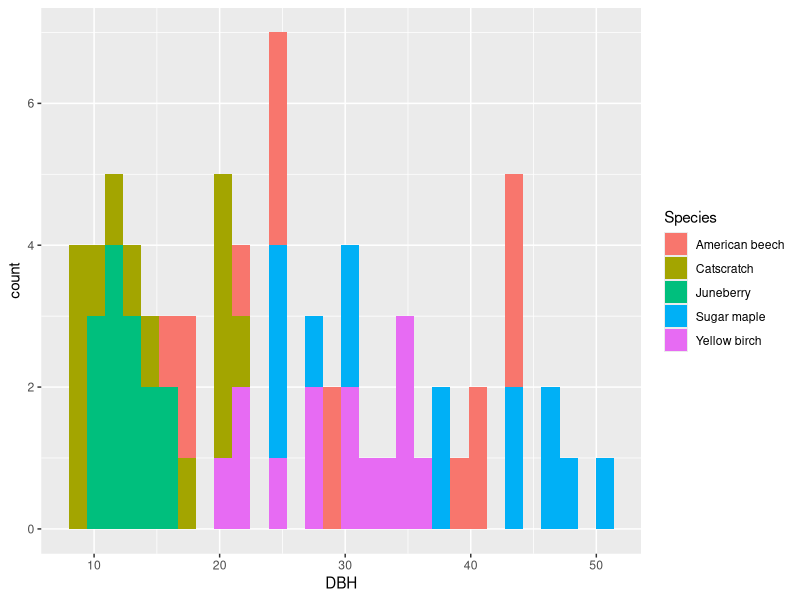

This chart was generated by the following R code:
## ---- chunk 1
rm(list = ls()) #clear R's environment
library(tidyverse)
library(here)

trees <- read.csv(here("Data/trees.csv"))
## ---- chunk 2
tree.mod <- aov(DBH ~ Species, data = trees)
summary(tree.mod)
## ---- chunk 3
unique(trees$Species)
## ---- chunk 4
#option 1
bad_maples <- which(trees$Species == "sugar maple" | trees$Species == "maple")

#option2 uses %in%

 maples <- c("maple",  "sugar maple") 

 bad_maples2 <- which(trees$Species %in% maples)
 
 #option3 also uses %in%
 
 bad_maples3 <- which(trees$Species %in% c("maple", "sugar maple"))
## ---- chunk 5
trees$Species[bad_maples] <- "Sugar maple"
unique(trees$Species)
## ---- chunk 6
fix_beech <- which(trees$Species == "Am. Beech" | trees$Species == "Beach")

trees$Species[fix_beech] <- "American beech"
unique(trees$Species)
## ---- chunk 7
fix_birch <- which(trees$Species %in% c("Y. birch", "yellow birch"))

trees$Species[fix_birch] <- "Yellow birch"
unique(trees$Species)

## ---- chunk 8
tree.mod <- aov(DBH ~ Species, data = trees)
summary(tree.mod)
## ---- chunk 9
unique(trees$Site)
## ---- chunk 10
ggplot(trees, aes(x = DBH, fill = Species)) +
  geom_histogram()
## ---- chunk 11
which(trees$DBH > 48)
